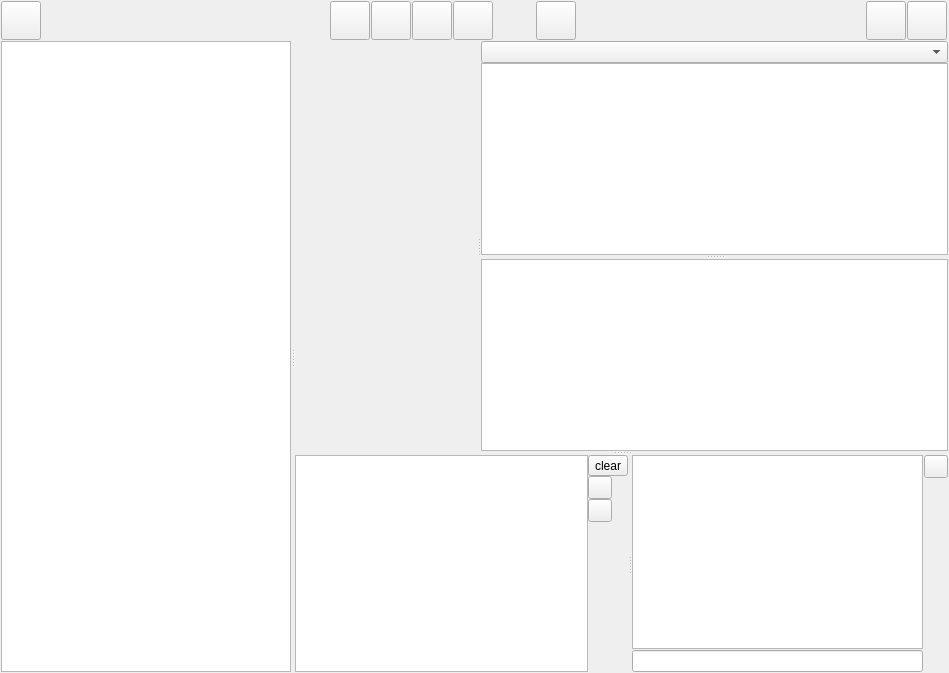
<?xml version="1.0" encoding="UTF-8"?>
<ui version="4.0">
 <class>MainWidget</class>
 <widget class="QWidget" name="MainWidget">
  <property name="geometry">
   <rect>
    <x>0</x>
    <y>0</y>
    <width>949</width>
    <height>673</height>
   </rect>
  </property>
  <property name="windowTitle">
   <string>GDB Frontend</string>
  </property>
  <layout class="QGridLayout" name="gridLayout">
   <property name="leftMargin">
    <number>1</number>
   </property>
   <property name="topMargin">
    <number>1</number>
   </property>
   <property name="rightMargin">
    <number>1</number>
   </property>
   <property name="bottomMargin">
    <number>1</number>
   </property>
   <property name="spacing">
    <number>1</number>
   </property>
   <item row="0" column="5">
    <widget class="QToolButton" name="buttonFinish">
     <property name="icon">
      <iconset resource="resources/images.qrc">
       <normaloff>:/images/debug-step-out-v2.svg</normaloff>:/images/debug-step-out-v2.svg</iconset>
     </property>
     <property name="iconSize">
      <size>
       <width>32</width>
       <height>32</height>
      </size>
     </property>
     <attribute name="buttonGroup">
      <string notr="true">buttonGroup</string>
     </attribute>
    </widget>
   </item>
   <item row="0" column="2">
    <widget class="QToolButton" name="buttonRun">
     <property name="icon">
      <iconset resource="resources/images.qrc">
       <normaloff>:/images/debug-run-v2.svg</normaloff>:/images/debug-run-v2.svg</iconset>
     </property>
     <property name="iconSize">
      <size>
       <width>32</width>
       <height>32</height>
      </size>
     </property>
     <attribute name="buttonGroup">
      <string notr="true">buttonGroup</string>
     </attribute>
    </widget>
   </item>
   <item row="0" column="0">
    <widget class="QToolButton" name="buttonDebugStart">
     <property name="icon">
      <iconset resource="resources/images.qrc">
       <normaloff>:/images/debug-init.svg</normaloff>:/images/debug-init.svg</iconset>
     </property>
     <property name="iconSize">
      <size>
       <width>32</width>
       <height>32</height>
      </size>
     </property>
    </widget>
   </item>
   <item row="0" column="9">
    <spacer name="horizontalSpacer_2">
     <property name="orientation">
      <enum>Qt::Horizontal</enum>
     </property>
     <property name="sizeHint" stdset="0">
      <size>
       <width>287</width>
       <height>20</height>
      </size>
     </property>
    </spacer>
   </item>
   <item row="0" column="11">
    <widget class="QToolButton" name="buttonAbout">
     <property name="icon">
      <iconset resource="resources/images.qrc">
       <normaloff>:/images/help-about.svg</normaloff>:/images/help-about.svg</iconset>
     </property>
     <property name="iconSize">
      <size>
       <width>32</width>
       <height>32</height>
      </size>
     </property>
    </widget>
   </item>
   <item row="0" column="12">
    <widget class="QToolButton" name="buttonAppQuit">
     <property name="icon">
      <iconset resource="resources/images.qrc">
       <normaloff>:/images/application-exit.svg</normaloff>:/images/application-exit.svg</iconset>
     </property>
     <property name="iconSize">
      <size>
       <width>32</width>
       <height>32</height>
      </size>
     </property>
    </widget>
   </item>
   <item row="1" column="0" colspan="14">
    <widget class="QSplitter" name="splitterOuter">
     <property name="orientation">
      <enum>Qt::Horizontal</enum>
     </property>
     <widget class="QTreeView" name="treeView">
      <property name="editTriggers">
       <set>QAbstractItemView::NoEditTriggers</set>
      </property>
     </widget>
     <widget class="QSplitter" name="splitterCodeEditor">
      <property name="orientation">
       <enum>Qt::Vertical</enum>
      </property>
      <widget class="QSplitter" name="splitterUpper">
       <property name="orientation">
        <enum>Qt::Horizontal</enum>
       </property>
       <widget class="QsciScintilla" name="textEdit" native="true"/>
       <widget class="QWidget" name="layoutWidget1">
        <layout class="QVBoxLayout" name="verticalLayout">
         <property name="spacing">
          <number>0</number>
         </property>
         <item>
          <widget class="QComboBox" name="threadSelector"/>
         </item>
         <item>
          <widget class="QSplitter" name="splitterInner">
           <property name="orientation">
            <enum>Qt::Vertical</enum>
           </property>
           <widget class="QTableView" name="stackTraceView">
            <property name="editTriggers">
             <set>QAbstractItemView::NoEditTriggers</set>
            </property>
            <property name="selectionBehavior">
             <enum>QAbstractItemView::SelectRows</enum>
            </property>
           </widget>
           <widget class="QTableView" name="contextFrameView"/>
          </widget>
         </item>
        </layout>
       </widget>
      </widget>
      <widget class="QSplitter" name="splitterBottom">
       <property name="orientation">
        <enum>Qt::Horizontal</enum>
       </property>
       <widget class="QWidget" name="layoutWidget2">
        <layout class="QHBoxLayout" name="horizontalLayout_2">
         <property name="spacing">
          <number>0</number>
         </property>
         <item>
          <widget class="QTreeView" name="watchView">
           <property name="editTriggers">
            <set>QAbstractItemView::NoEditTriggers</set>
           </property>
          </widget>
         </item>
         <item>
          <layout class="QVBoxLayout" name="verticalLayout_2">
           <property name="spacing">
            <number>0</number>
           </property>
           <item>
            <widget class="QToolButton" name="buttonWatchClear">
             <property name="text">
              <string>clear</string>
             </property>
             <property name="icon">
              <iconset resource="resources/images.qrc">
               <normaloff>:/images/edit-clear.svg</normaloff>:/images/edit-clear.svg</iconset>
             </property>
            </widget>
           </item>
           <item>
            <widget class="QToolButton" name="buttonWatchAdd">
             <property name="icon">
              <iconset resource="resources/images.qrc">
               <normaloff>:/images/list-add.svg</normaloff>:/images/list-add.svg</iconset>
             </property>
            </widget>
           </item>
           <item>
            <widget class="QToolButton" name="buttonWatchDel">
             <property name="icon">
              <iconset resource="resources/images.qrc">
               <normaloff>:/images/list-remove.svg</normaloff>:/images/list-remove.svg</iconset>
             </property>
            </widget>
           </item>
           <item>
            <spacer name="verticalSpacer_2">
             <property name="orientation">
              <enum>Qt::Vertical</enum>
             </property>
             <property name="sizeHint" stdset="0">
              <size>
               <width>20</width>
               <height>40</height>
              </size>
             </property>
            </spacer>
           </item>
          </layout>
         </item>
        </layout>
       </widget>
       <widget class="QWidget" name="layoutWidget3">
        <layout class="QHBoxLayout" name="horizontalLayout_3">
         <property name="spacing">
          <number>1</number>
         </property>
         <item>
          <layout class="QVBoxLayout" name="verticalLayout_4">
           <property name="spacing">
            <number>1</number>
           </property>
           <item>
            <widget class="QTextBrowser" name="gdbOut">
             <property name="font">
              <font>
               <family>Ubuntu Mono</family>
              </font>
             </property>
            </widget>
           </item>
           <item>
            <widget class="QLineEdit" name="commadLine"/>
           </item>
          </layout>
         </item>
         <item>
          <layout class="QVBoxLayout" name="verticalLayout_3">
           <property name="spacing">
            <number>0</number>
           </property>
           <item>
            <widget class="QToolButton" name="buttonLogClear">
             <property name="icon">
              <iconset resource="resources/images.qrc">
               <normaloff>:/images/edit-clear.svg</normaloff>:/images/edit-clear.svg</iconset>
             </property>
            </widget>
           </item>
           <item>
            <spacer name="verticalSpacer">
             <property name="orientation">
              <enum>Qt::Vertical</enum>
             </property>
             <property name="sizeHint" stdset="0">
              <size>
               <width>20</width>
               <height>40</height>
              </size>
             </property>
            </spacer>
           </item>
          </layout>
         </item>
        </layout>
       </widget>
      </widget>
     </widget>
    </widget>
   </item>
   <item row="0" column="3">
    <widget class="QToolButton" name="buttonNext">
     <property name="icon">
      <iconset resource="resources/images.qrc">
       <normaloff>:/images/debug-step-over-v2.svg</normaloff>:/images/debug-step-over-v2.svg</iconset>
     </property>
     <property name="iconSize">
      <size>
       <width>32</width>
       <height>32</height>
      </size>
     </property>
     <attribute name="buttonGroup">
      <string notr="true">buttonGroup</string>
     </attribute>
    </widget>
   </item>
   <item row="0" column="4">
    <widget class="QToolButton" name="buttonNextInto">
     <property name="icon">
      <iconset resource="resources/images.qrc">
       <normaloff>:/images/debug-step-into-v2.svg</normaloff>:/images/debug-step-into-v2.svg</iconset>
     </property>
     <property name="iconSize">
      <size>
       <width>32</width>
       <height>32</height>
      </size>
     </property>
     <attribute name="buttonGroup">
      <string notr="true">buttonGroup</string>
     </attribute>
    </widget>
   </item>
   <item row="0" column="8">
    <widget class="QToolButton" name="buttonQuit">
     <property name="icon">
      <iconset resource="resources/images.qrc">
       <normaloff>:/images/debug-stop-v2.svg</normaloff>:/images/debug-stop-v2.svg</iconset>
     </property>
     <property name="iconSize">
      <size>
       <width>32</width>
       <height>32</height>
      </size>
     </property>
     <attribute name="buttonGroup">
      <string notr="true">buttonGroup</string>
     </attribute>
    </widget>
   </item>
   <item row="0" column="1">
    <spacer name="horizontalSpacer">
     <property name="orientation">
      <enum>Qt::Horizontal</enum>
     </property>
     <property name="sizeHint" stdset="0">
      <size>
       <width>287</width>
       <height>20</height>
      </size>
     </property>
    </spacer>
   </item>
   <item row="0" column="7">
    <spacer name="horizontalSpacer_3">
     <property name="orientation">
      <enum>Qt::Horizontal</enum>
     </property>
     <property name="sizeType">
      <enum>QSizePolicy::Fixed</enum>
     </property>
     <property name="sizeHint" stdset="0">
      <size>
       <width>40</width>
       <height>20</height>
      </size>
     </property>
    </spacer>
   </item>
  </layout>
 </widget>
 <customwidgets>
  <customwidget>
   <class>QsciScintilla</class>
   <extends>QWidget</extends>
   <header>Qsci/qsciscintilla.h</header>
   <container>1</container>
  </customwidget>
 </customwidgets>
 <resources>
  <include location="resources/images.qrc"/>
 </resources>
 <connections>
  <connection>
   <sender>buttonLogClear</sender>
   <signal>clicked()</signal>
   <receiver>gdbOut</receiver>
   <slot>clear()</slot>
   <hints>
    <hint type="sourcelabel">
     <x>585</x>
     <y>472</y>
    </hint>
    <hint type="destinationlabel">
     <x>481</x>
     <y>487</y>
    </hint>
   </hints>
  </connection>
 </connections>
 <buttongroups>
  <buttongroup name="buttonGroup"/>
 </buttongroups>
</ui>
